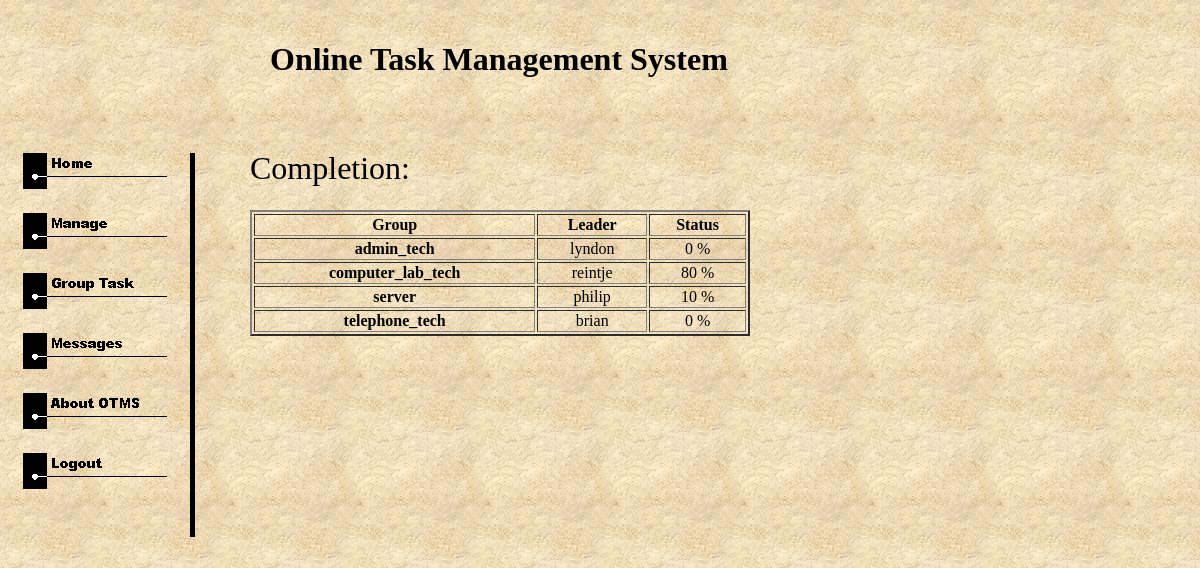
Before: /completion.php (signed in) with the older database file.
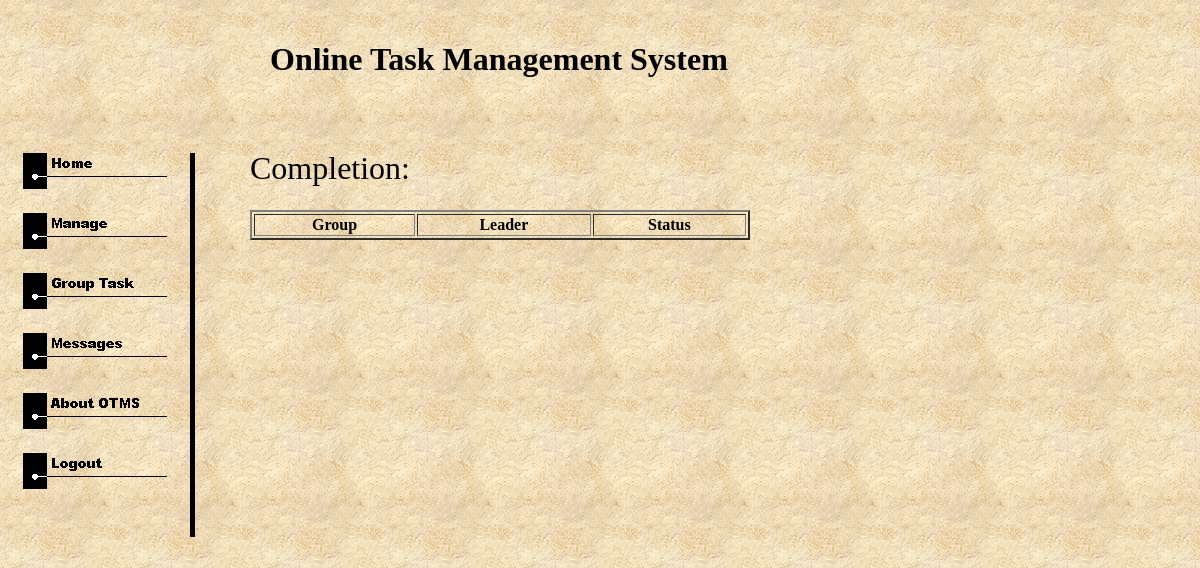
After: the same page with the newer database file.
### tables this page shows
CREATE TABLE `info` (
  `username` varchar(20) NOT NULL,
  `password` varchar(20) NOT NULL,
  `groups` varchar(20) NOT NULL,
  `position` varchar(20) NOT NULL,
  `group_task` varchar(50) NOT NULL,
  `individ_task` varchar(50) NOT NULL,
  `task_status_indi` varchar(50) NOT NULL,
  PRIMARY KEY  (`username`)
);

### completion.php (the view, shortened to what this page needs)
<html>
<head>
</head>
<body link="#0066FF" vlink="#6633CC" bgcolor="#FFFFCC" background="images/image001.jpg" style='margin:0'>
<div style="top:20; left:270; position:absolute; z-index:1;">
<h1>Online Task Management System</h1>
</div>
<div style="top:150; left:20; position:absolute; z-index:1;">
<table>
<tr><td>
<a href = "admin.php"><img border = "none" src = "images/home.gif"></img></a>
</td></tr>
<tr><td>
<a href = "manage_user.php"><img border = "none" src = "images/manage.gif"></img></a>
</td></tr>
<tr><td>
<a href = "group_task.php"><img border = "none" src = "images/grouptask.gif"></img></a>
</td></tr>
<tr><td>
<a href = "messages.php"><img border = "none" src = "images/messages.gif"></img></a>
</td></tr>
<tr><td>
<a href = "about_login.php"><img border = "none" src = "images/about.gif"></img></a>
</td></tr>
<tr><td>
<a href = "index.php"><img border = "none" src = "images/logout.gif"></img></a>
</td></tr>
</table>
<div style="top:0; left:170; position:absolute; z-index:1;">
<img src = "images/image002.gif"></img>
</div>
</div>
<div style="top:150; left:250; position:absolute; z-index:1;">
<font face="Broadway" size = "6">Completion:</font>
</div>
<div style="top:210px; left:250px; width:500px; height:320px; position:absolute; overflow:auto; z-index:1">
<table border = "2" width = "100%">
<tr>
	<th>Group</th>
	<th>Leader</th>
	<th>Status</th>
</tr>
<?php
$SQL = "SELECT * FROM info WHERE position = 'leader' ORDER BY groups ASC";
$result = mysql_query($SQL);
while ($db_field = mysql_fetch_assoc($result)) {
	$a = $db_field['groups'];
	$b = $db_field['username'];
	print("<tr><td align = 'center'><b>$a</b></td>");
	print("<td align = 'center'>$b</td>");
	$tot = 0;
	$SQL1 = "SELECT * FROM info WHERE groups = '$a'";
	$result1 = mysql_query($SQL1);
	while ($db_field = mysql_fetch_assoc($result1)) {
		$c = $db_field['task_status_indi'];
		$tot = $tot + $c;
	}
	print("<td align = 'center'>".round($tot,2)." %</td>");
}
?>
</table>
</div>
</body>
</html>

Changed rows visible on the page:
removed info: groups "admin_tech", username "lyndon", tot "0"
removed info: groups "computer_lab_tech", username "reintje", tot "80"
removed info: groups "server", username "philip", tot "10"
removed info: groups "telephone_tech", username "brian", tot "0"
